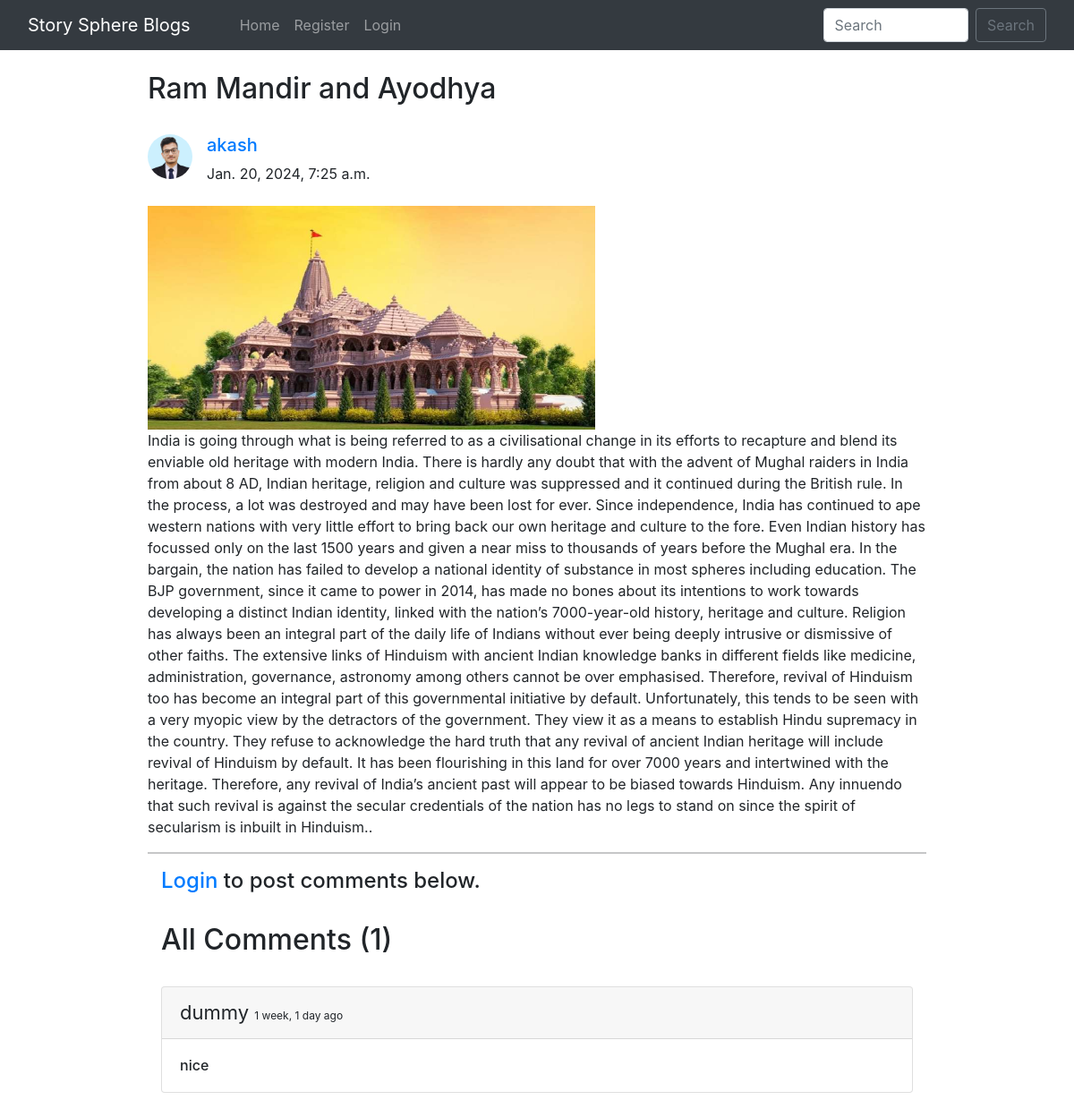
Page /blog/rammandir/ on the committed database.
### home/models.py (models this page shows, shortened)
class BlogPost(models.Model):
    title=models.CharField(max_length=255)
    author= models.ForeignKey(User, on_delete=models.CASCADE)
    slug=models.CharField(max_length=130)
    content=models.TextField()
    image = models.ImageField(upload_to="profile_pics", blank=True, null=True)
    dateTime=models.DateTimeField(auto_now_add=True)

class Profile(models.Model):
    user = models.OneToOneField(User, on_delete=models.CASCADE, blank=True, null=True)
    image = models.ImageField(upload_to="profile_pics", blank=True, null=True)
    bio = models.TextField(blank=True, null=True)
    phone_no = models.IntegerField(blank=True, null=True)
    facebook = models.CharField(max_length=300, blank=True, null=True)
    instagram = models.CharField(max_length=300, blank=True, null=True)
    linkedin = models.CharField(max_length=300, blank=True, null=True)

class Comment(models.Model):
    user = models.ForeignKey(User, on_delete=models.CASCADE)
    content = models.TextField()
    blog = models.ForeignKey(BlogPost, on_delete=models.CASCADE)
    parent_comment = models.ForeignKey('self', on_delete=models.CASCADE, null=True, blank=True)
    dateTime=models.DateTimeField(default=now)

### home/views.py (the view)
# urls.py: path("blog/<str:slug>/", views.blogs_comments, name="blogs_comments"),
def blogs_comments(request, slug):
    post = BlogPost.objects.filter(slug=slug).first()
    comments = Comment.objects.filter(blog=post)
    if request.method=="POST":
        user = request.user
        content = request.POST.get('content','')
        blog_id =request.POST.get('blog_id','')
        comment = Comment(user = user, content = content, blog=post)
        comment.save()
    return render(request, "blog_comments.html", {'post':post, 'comments':comments})

### home/templates/blog_comments.html (shortened to what this page needs)
{% extends 'base.html' %}
{% block body %}
{% load humanize %}
<div class="container w-75 my-4">
      <h2 class="blog-post-title">{{post.title}}</h2>
      <br>
      <div class="media">
            {% if post.author.profile.image %}
            <img class="mr-3 rounded-circle" src="{{post.author.profile.image.url}}" width="50px" height="50px"
                  alt="image">
            {% endif %}
            <div class="media-body">
                  <h5 class="mt-0"><a href="/user_profile/{{post.author.id}}/">{{post.author}}
                        </a></h5>
                  {{post.dateTime}}
            </div>
      </div>
      <br>
      <img src="/media/{{post.image}}" alt="" height="250px" width="500px">
      <br>
      <p>{{post.content}}.</p>
      <hr>
      {% if user.is_authenticated %}
      <div class="container">
            <h2>Add Comments Here</h2>
            <form action="/blog/{{post.slug}}/" method="POST"> {% csrf_token %}
                  <div class="form-floating">
                        <textarea class="form-control" placeholder="Leave a comment here" id="floatingTextarea2"
                              style="height: 100px" id="content" name="content"></textarea>
                        <label for="floatingTextarea2">Leave a comment here.</label>
                        <br>
                        <button type="submit" class="btn btn-primary">Comment</button>
                  </div>
            </form>
            {% else %}
            <div class="container">
                  <h4><a href="/login/">Login</a> to post comments below.</h4>
                  {% endif %}
                  <br>
                  <h2>All Comments ({{comments.count}})</h2>
                  <br>
                  {% for comment in comments %}
                  <div class="card">
                        <div class="card-header">
                              <span style="font-size: 22px;">{{comment.user}} </span> <span
                                    style="font-size: 12px;">{{comment.dateTime | naturaltime}}</span>
                        </div>
                        <div class="card-body">
                              <h6 class="card-text">{{comment.content}}</h6>
                        </div>
                  </div>
                  <br>
                  {% endfor %}
            </div>
      </div>
      {% endblock %}

### home/templates/base.html (shortened to what this page needs)
<!doctype html>
<html lang="en">
  <head>
    <link href="//maxcdn.bootstrapcdn.com/bootstrap/4.1.1/css/bootstrap.min.css" rel="stylesheet" id="bootstrap-css">
    <link href="https://cdn.jsdelivr.net/npm/bootstrap@5.0.2/dist/css/bootstrap.min.css" rel="stylesheet">
    <link rel="stylesheet" href="https://maxcdn.bootstrapcdn.com/bootstrap/4.0.0/css/bootstrap.min.css">
  </head>
  <body>
    <nav class="navbar navbar-expand-lg navbar-dark bg-dark sticky-top">
        <div class="container-fluid">
          <a class="navbar-brand" href="#">Story Sphere Blogs</a>
          <div class="collapse navbar-collapse" id="navbarSupportedContent">
          <div class="container mx-3">
            <ul class="navbar-nav me-auto mb-2 mb-lg-0">
              <li class="nav-item">
                <a class="nav-link {% block homeactive %} {% endblock homeactive %}" aria-current="page" href="/">Home</a>
              </li>
              {% if user.is_authenticated %}
              <li class="nav-item">
                <a class="nav-link {% block add_blogs_active %} {% endblock add_blogs_active %}" href="/add_blogs/">Add Blogs</a>
              </li>
              <li class="nav-item">
                <a class="nav-link active" href="#">Hello {{request.user}}</a>
              </li>
              <li class="nav-item">
                <a class="nav-link {% block profileactive %} {% endblock profileactive %}" href="/profile/">Profile</a>
              </li>
              <li class="nav-item">
                <a class="nav-link" href="/logout/">Logout</a>
              </li>
              {% else %}
              <li class="nav-item">
                <a class="nav-link {% block registeractive %} {% endblock registeractive %}" href="/register/">Register</a>
              </li>
               <li class="nav-item">
                <a class="nav-link {% block loginactive %} {% endblock loginactive %}" href="/login/">Login</a>
              </li>
              {% endif %}
            </ul>
            </div>
            <form class="d-flex" method="POST" action="/search/"> {% csrf_token %}
              <input class="form-control me-2" type="search" placeholder="Search" name="searched" id="searched" aria-label="Search">
              <button href="/search/" class="btn btn-outline-secondary" type="submit">Search</button>
            </form>
          </div>
        </div>
      </nav>
      {% block body %}
      {% endblock %}
</body>
</html>

### rows in the picture
BlogPost: title "Ram Mandir and Ayodhya", author.profile.image (picture), author "akash", dateTime "Jan. 20, 2024, 7:25 a.m.", image (picture), content "India is going through what is being referred to as a civilisational change in its efforts to recapture and blend its enviable old heritage with modern India. There is hardly any doubt that with the advent of Mughal raiders in India from about 8 AD, Indian heritage, religion and culture was suppressed and it continued during the British rule. In the process, a lot was destroyed and may have been lost for ever. Since independence, India has continued to ape western nations with very little effort to bring back our own heritage and culture to the fore. Even Indian history has focussed only on the last 1500 years and given a near miss to thousands of years before the Mughal era. In the…"
Comment: user "dummy", dateTime "1 week, 1 day ago", content "nice"

### other values in the picture
{{ comments.count }} "1"
